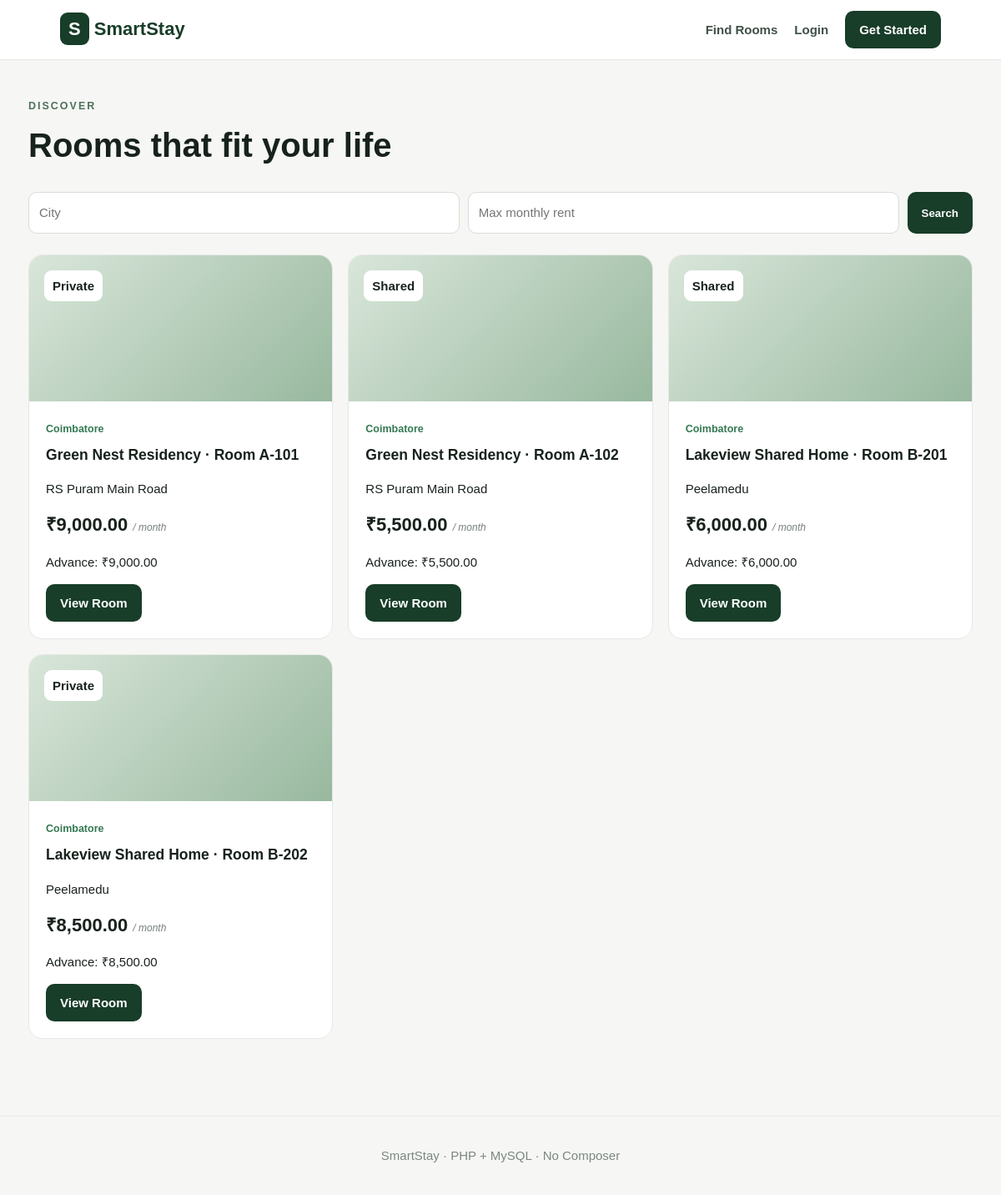
/properties.php, run on the app's committed database.
### tables this page shows
CREATE TABLE rooms(id INT AUTO_INCREMENT PRIMARY KEY,property_id INT NOT NULL,room_number VARCHAR(30) NOT NULL,room_type ENUM('private','shared') DEFAULT 'private',rent DECIMAL(10,2) NOT NULL,deposit DECIMAL(10,2) DEFAULT 0,status ENUM('available','occupied','maintenance') DEFAULT 'available',FOREIGN KEY(property_id) REFERENCES properties(id) ON DELETE CASCADE);

CREATE TABLE properties(id INT AUTO_INCREMENT PRIMARY KEY,owner_id INT NOT NULL,title VARCHAR(180) NOT NULL,address VARCHAR(255) NOT NULL,city VARCHAR(100) NOT NULL,description TEXT,created_at DATETIME DEFAULT CURRENT_TIMESTAMP,FOREIGN KEY(owner_id) REFERENCES users(id) ON DELETE CASCADE);

### config/config.php (called while the page is built, shortened)
<?php
function db(){static $p; if(!$p){$p=new PDO('mysql:host='.DB_HOST.';dbname='.DB_NAME.';charset=utf8mb4',DB_USER,DB_PASS,[PDO::ATTR_ERRMODE=>PDO::ERRMODE_EXCEPTION,PDO::ATTR_DEFAULT_FETCH_MODE=>PDO::FETCH_ASSOC]);}return $p;}
function e($x){return htmlspecialchars((string)$x,ENT_QUOTES,'UTF-8');} function user(){return $_SESSION['user']??null;} function money($n){return '₹'.number_format((float)$n,2);}

### properties.php (the view)
<?php require 'config/config.php';$city=trim($_GET['city']??'');$max=(float)($_GET['max']??0);$sql="SELECT r.*,p.title,p.address,p.city FROM rooms r JOIN properties p ON p.id=r.property_id WHERE r.status='available'";$q=[];if($city){$sql.=' AND p.city LIKE ?';$q[]="%$city%";}if($max){$sql.=' AND r.rent<=?';$q[]=$max;}$s=db()->prepare($sql.' ORDER BY p.created_at DESC');$s->execute($q);$rooms=$s->fetchAll();$title='Find Rooms';require 'config/header.php';?><div class="head"><small>DISCOVER</small><h1>Rooms that fit your life</h1></div><form class="search"><input name="city" value="<?=e($city)?>" placeholder="City"><input name="max" type="number" value="<?=e($max?:'')?>" placeholder="Max monthly rent"><button class="btn">Search</button></form><div class="cards"><?php foreach($rooms as $r):?><article><div class="photo"><span><?=e(ucfirst($r['room_type']))?></span></div><div class="body"><small><?=e($r['city'])?></small><h3><?=e($r['title'])?> · Room <?=e($r['room_number'])?></h3><p><?=e($r['address'])?></p><strong><?=money($r['rent'])?> <i>/ month</i></strong><p>Advance: <?=money($r['deposit'])?></p><a class="btn" href="<?=BASE_URL?>/room.php?id=<?=$r['id']?>">View Room</a></div></article><?php endforeach;?></div><?php require 'config/footer.php';?>

### config/header.php
<?php require_once __DIR__.'/config.php'; ?><!doctype html><html><head><meta charset="utf-8"><meta name="viewport" content="width=device-width,initial-scale=1"><title><?=e($title??APP_NAME)?></title><link rel="stylesheet" href="<?=BASE_URL?>/public/assets/style.css"></head><body><header><a class="brand" href="<?=BASE_URL?>/index.php">S <span>SmartStay</span></a><nav><a href="<?=BASE_URL?>/properties.php">Find Rooms</a><?php if(user()):?><a href="<?=BASE_URL?>/dashboard.php">Dashboard</a><?php if(user()['role']==='owner'):?><a href="<?=BASE_URL?>/owner.php">Owner</a><?php endif;?><a href="<?=BASE_URL?>/logout.php">Logout</a><?php else:?><a href="<?=BASE_URL?>/login.php">Login</a><a class="nav" href="<?=BASE_URL?>/register.php">Get Started</a><?php endif;?></nav></header><main class="wrap">

### config/footer.php
</main><footer>SmartStay · PHP + MySQL · No Composer</footer></body></html>

### public/assets/style.css (style rules this page uses)
* { box-sizing:border-box }
body { margin:0;background:#f6f7f4;color:#18221c;font:15px/1.55 Arial,sans-serif }
header { height:72px;background:#fff;border-bottom:1px solid #e4e8e3;display:flex;justify-content:space-between;align-items:center;padding:0 6%;position:sticky;top:0;z-index:4 }
.brand { font-size:22px;font-weight:800;color:#183d29;text-decoration:none }
.brand:first-letter { background:#183d29;color:#fff;padding:7px 10px;border-radius:9px }
nav { display:flex;gap:20px;align-items:center }
nav a { color:#405047;text-decoration:none;font-weight:700 }
.nav,.btn { background:#183d29;color:#fff!important;padding:11px 17px;border-radius:10px;text-decoration:none;border:0;font-weight:800;display:inline-block;cursor:pointer }
.wrap { max-width:1180px;margin:auto;padding:42px 24px }
.hero small,.head small,.agreementTop small { letter-spacing:2px;font-weight:800;color:#4d715c }
.head { margin-bottom:25px }
.head h1 { font-size:40px;margin:6px 0 }
.search { display:grid;grid-template-columns:1fr 1fr auto;gap:10px;margin-bottom:25px }
input,select,textarea { width:100%;padding:12px;border:1px solid #d7ddd8;border-radius:10px;font:inherit;background:#fff }
.cards { display:grid;grid-template-columns:repeat(3,1fr);gap:18px }
.cards article { background:#fff;border:1px solid #e4e8e3;border-radius:17px;overflow:hidden }
.photo { height:175px;background:linear-gradient(135deg,#d9e6da,#98b89f) }
.photo span { display:inline-block;background:#fff;margin:18px;padding:7px 10px;border-radius:9px;font-weight:800 }
.body { padding:20px }
.body small { color:#347952;font-weight:800 }
.body h3 { margin:8px 0 }
.body strong { font-size:22px }
.body strong i { font-size:12px;color:#758078;font-weight:400 }
footer { text-align:center;color:#7b877f;padding:35px;border-top:1px solid #e5e9e3;margin-top:50px }

### data on the page
rooms: room_type "Private", property.city "Coimbatore", property.title "Green Nest Residency", room_number "A-101", property.address "RS Puram Main Road", rent "₹9,000.00", deposit "₹9,000.00"
rooms: room_type "Shared", property.city "Coimbatore", property.title "Green Nest Residency", room_number "A-102", property.address "RS Puram Main Road", rent "₹5,500.00", deposit "₹5,500.00"
rooms: room_type "Shared", property.city "Coimbatore", property.title "Lakeview Shared Home", room_number "B-201", property.address "Peelamedu", rent "₹6,000.00", deposit "₹6,000.00"
rooms: room_type "Private", property.city "Coimbatore", property.title "Lakeview Shared Home", room_number "B-202", property.address "Peelamedu", rent "₹8,500.00", deposit "₹8,500.00"
